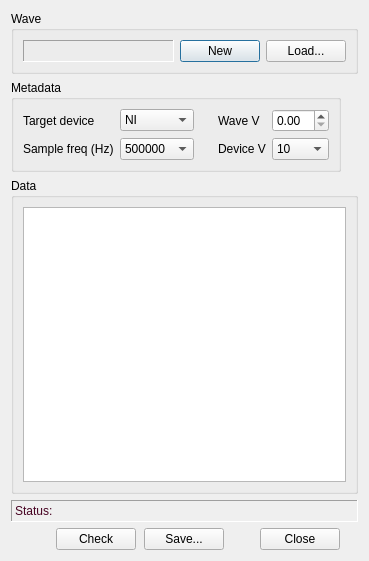
<?xml version="1.0" encoding="UTF-8"?>
<ui version="4.0">
 <class>WavePlanDialog</class>
 <widget class="QDialog" name="WavePlanDialog">
  <property name="windowModality">
   <enum>Qt::ApplicationModal</enum>
  </property>
  <property name="geometry">
   <rect>
    <x>0</x>
    <y>0</y>
    <width>369</width>
    <height>561</height>
   </rect>
  </property>
  <property name="minimumSize">
   <size>
    <width>0</width>
    <height>0</height>
   </size>
  </property>
  <property name="windowTitle">
   <string>Wave Planner</string>
  </property>
  <property name="modal">
   <bool>true</bool>
  </property>
  <layout class="QGridLayout" name="gridLayout_4">
   <item row="0" column="0" colspan="2">
    <widget class="QGroupBox" name="groupBox_2">
     <property name="title">
      <string>Wave</string>
     </property>
     <layout class="QGridLayout" name="gridLayout_2">
      <item row="0" column="1">
       <widget class="QPushButton" name="newBut">
        <property name="sizePolicy">
         <sizepolicy hsizetype="Preferred" vsizetype="Fixed">
          <horstretch>0</horstretch>
          <verstretch>0</verstretch>
         </sizepolicy>
        </property>
        <property name="text">
         <string>New</string>
        </property>
       </widget>
      </item>
      <item row="0" column="0">
       <widget class="QLabel" name="waveLbl">
        <property name="enabled">
         <bool>true</bool>
        </property>
        <property name="sizePolicy">
         <sizepolicy hsizetype="Expanding" vsizetype="Fixed">
          <horstretch>1</horstretch>
          <verstretch>0</verstretch>
         </sizepolicy>
        </property>
        <property name="minimumSize">
         <size>
          <width>0</width>
          <height>22</height>
         </size>
        </property>
        <property name="palette">
         <palette>
          <active>
           <colorrole role="WindowText">
            <brush brushstyle="SolidPattern">
             <color alpha="255">
              <red>71</red>
              <green>3</green>
              <blue>34</blue>
             </color>
            </brush>
           </colorrole>
          </active>
          <inactive>
           <colorrole role="WindowText">
            <brush brushstyle="SolidPattern">
             <color alpha="255">
              <red>71</red>
              <green>3</green>
              <blue>34</blue>
             </color>
            </brush>
           </colorrole>
          </inactive>
          <disabled>
           <colorrole role="WindowText">
            <brush brushstyle="SolidPattern">
             <color alpha="255">
              <red>106</red>
              <green>104</green>
              <blue>100</blue>
             </color>
            </brush>
           </colorrole>
          </disabled>
         </palette>
        </property>
        <property name="frameShape">
         <enum>QFrame::Panel</enum>
        </property>
        <property name="frameShadow">
         <enum>QFrame::Sunken</enum>
        </property>
        <property name="lineWidth">
         <number>1</number>
        </property>
        <property name="text">
         <string/>
        </property>
       </widget>
      </item>
      <item row="0" column="2">
       <widget class="QPushButton" name="loadBut">
        <property name="sizePolicy">
         <sizepolicy hsizetype="Preferred" vsizetype="Fixed">
          <horstretch>0</horstretch>
          <verstretch>0</verstretch>
         </sizepolicy>
        </property>
        <property name="text">
         <string>Load...</string>
        </property>
       </widget>
      </item>
     </layout>
    </widget>
   </item>
   <item row="1" column="0">
    <widget class="QGroupBox" name="mainGB">
     <property name="title">
      <string>Metadata</string>
     </property>
     <layout class="QGridLayout" name="gridLayout">
      <item row="1" column="4">
       <widget class="QComboBox" name="devVCB">
        <item>
         <property name="text">
          <string>10</string>
         </property>
        </item>
        <item>
         <property name="text">
          <string>5</string>
         </property>
        </item>
        <item>
         <property name="text">
          <string>2</string>
         </property>
        </item>
       </widget>
      </item>
      <item row="0" column="0">
       <widget class="QLabel" name="label">
        <property name="text">
         <string>Target device</string>
        </property>
       </widget>
      </item>
      <item row="0" column="4">
       <widget class="QDoubleSpinBox" name="waveVSB">
        <property name="maximum">
         <double>10.000000000000000</double>
        </property>
        <property name="singleStep">
         <double>0.100000000000000</double>
        </property>
       </widget>
      </item>
      <item row="0" column="2">
       <spacer name="horizontalSpacer">
        <property name="orientation">
         <enum>Qt::Horizontal</enum>
        </property>
        <property name="sizeHint" stdset="0">
         <size>
          <width>40</width>
          <height>20</height>
         </size>
        </property>
       </spacer>
      </item>
      <item row="1" column="3">
       <widget class="QLabel" name="label_4">
        <property name="text">
         <string>Device V</string>
        </property>
       </widget>
      </item>
      <item row="1" column="1">
       <widget class="QComboBox" name="freqCB">
        <property name="maxVisibleItems">
         <number>15</number>
        </property>
        <item>
         <property name="text">
          <string>500000</string>
         </property>
        </item>
        <item>
         <property name="text">
          <string>400000</string>
         </property>
        </item>
        <item>
         <property name="text">
          <string>333333</string>
         </property>
        </item>
        <item>
         <property name="text">
          <string>250000</string>
         </property>
        </item>
        <item>
         <property name="text">
          <string>200000</string>
         </property>
        </item>
        <item>
         <property name="text">
          <string>166667</string>
         </property>
        </item>
        <item>
         <property name="text">
          <string>133333</string>
         </property>
        </item>
        <item>
         <property name="text">
          <string>125000</string>
         </property>
        </item>
        <item>
         <property name="text">
          <string>100000</string>
         </property>
        </item>
        <item>
         <property name="text">
          <string>66676</string>
         </property>
        </item>
        <item>
         <property name="text">
          <string>50000</string>
         </property>
        </item>
        <item>
         <property name="text">
          <string>33333</string>
         </property>
        </item>
        <item>
         <property name="text">
          <string>25000</string>
         </property>
        </item>
        <item>
         <property name="text">
          <string>10000</string>
         </property>
        </item>
       </widget>
      </item>
      <item row="1" column="0">
       <widget class="QLabel" name="label_2">
        <property name="text">
         <string>Sample freq (Hz)</string>
        </property>
       </widget>
      </item>
      <item row="0" column="3">
       <widget class="QLabel" name="label_3">
        <property name="text">
         <string>Wave V</string>
        </property>
       </widget>
      </item>
      <item row="0" column="1">
       <widget class="QComboBox" name="devCB">
        <item>
         <property name="text">
          <string>NI</string>
         </property>
        </item>
        <item>
         <property name="text">
          <string>OneBox</string>
         </property>
        </item>
       </widget>
      </item>
     </layout>
    </widget>
   </item>
   <item row="1" column="1">
    <spacer name="horizontalSpacer_4">
     <property name="orientation">
      <enum>Qt::Horizontal</enum>
     </property>
     <property name="sizeHint" stdset="0">
      <size>
       <width>32</width>
       <height>20</height>
      </size>
     </property>
    </spacer>
   </item>
   <item row="2" column="0" colspan="2">
    <widget class="QGroupBox" name="groupBox">
     <property name="title">
      <string>Data</string>
     </property>
     <layout class="QGridLayout" name="gridLayout_3">
      <item row="0" column="0">
       <widget class="QPlainTextEdit" name="dataTE"/>
      </item>
     </layout>
    </widget>
   </item>
   <item row="4" column="0" colspan="2">
    <layout class="QHBoxLayout" name="horizontalLayout_2">
     <property name="spacing">
      <number>8</number>
     </property>
     <property name="leftMargin">
      <number>18</number>
     </property>
     <property name="rightMargin">
      <number>18</number>
     </property>
     <item>
      <spacer name="horizontalSpacer_3">
       <property name="orientation">
        <enum>Qt::Horizontal</enum>
       </property>
       <property name="sizeType">
        <enum>QSizePolicy::Expanding</enum>
       </property>
       <property name="sizeHint" stdset="0">
        <size>
         <width>40</width>
         <height>20</height>
        </size>
       </property>
      </spacer>
     </item>
     <item>
      <widget class="QPushButton" name="checkBut">
       <property name="sizePolicy">
        <sizepolicy hsizetype="Preferred" vsizetype="Fixed">
         <horstretch>0</horstretch>
         <verstretch>0</verstretch>
        </sizepolicy>
       </property>
       <property name="text">
        <string>Check</string>
       </property>
      </widget>
     </item>
     <item>
      <widget class="QPushButton" name="saveBut">
       <property name="sizePolicy">
        <sizepolicy hsizetype="Preferred" vsizetype="Fixed">
         <horstretch>0</horstretch>
         <verstretch>0</verstretch>
        </sizepolicy>
       </property>
       <property name="text">
        <string>Save...</string>
       </property>
      </widget>
     </item>
     <item>
      <spacer name="horizontalSpacer_2">
       <property name="orientation">
        <enum>Qt::Horizontal</enum>
       </property>
       <property name="sizeType">
        <enum>QSizePolicy::Expanding</enum>
       </property>
       <property name="sizeHint" stdset="0">
        <size>
         <width>40</width>
         <height>20</height>
        </size>
       </property>
      </spacer>
     </item>
     <item>
      <widget class="QDialogButtonBox" name="buttonBox">
       <property name="sizePolicy">
        <sizepolicy hsizetype="Preferred" vsizetype="Fixed">
         <horstretch>0</horstretch>
         <verstretch>0</verstretch>
        </sizepolicy>
       </property>
       <property name="focusPolicy">
        <enum>Qt::StrongFocus</enum>
       </property>
       <property name="orientation">
        <enum>Qt::Horizontal</enum>
       </property>
       <property name="standardButtons">
        <set>QDialogButtonBox::Close</set>
       </property>
      </widget>
     </item>
    </layout>
   </item>
   <item row="3" column="0" colspan="2">
    <widget class="QLabel" name="statusLbl">
     <property name="enabled">
      <bool>true</bool>
     </property>
     <property name="sizePolicy">
      <sizepolicy hsizetype="Expanding" vsizetype="Fixed">
       <horstretch>0</horstretch>
       <verstretch>0</verstretch>
      </sizepolicy>
     </property>
     <property name="minimumSize">
      <size>
       <width>0</width>
       <height>22</height>
      </size>
     </property>
     <property name="palette">
      <palette>
       <active>
        <colorrole role="WindowText">
         <brush brushstyle="SolidPattern">
          <color alpha="255">
           <red>71</red>
           <green>3</green>
           <blue>34</blue>
          </color>
         </brush>
        </colorrole>
       </active>
       <inactive>
        <colorrole role="WindowText">
         <brush brushstyle="SolidPattern">
          <color alpha="255">
           <red>71</red>
           <green>3</green>
           <blue>34</blue>
          </color>
         </brush>
        </colorrole>
       </inactive>
       <disabled>
        <colorrole role="WindowText">
         <brush brushstyle="SolidPattern">
          <color alpha="255">
           <red>106</red>
           <green>104</green>
           <blue>100</blue>
          </color>
         </brush>
        </colorrole>
       </disabled>
      </palette>
     </property>
     <property name="frameShape">
      <enum>QFrame::Panel</enum>
     </property>
     <property name="frameShadow">
      <enum>QFrame::Sunken</enum>
     </property>
     <property name="lineWidth">
      <number>1</number>
     </property>
     <property name="text">
      <string>Status:</string>
     </property>
    </widget>
   </item>
  </layout>
 </widget>
 <tabstops>
  <tabstop>buttonBox</tabstop>
  <tabstop>newBut</tabstop>
  <tabstop>loadBut</tabstop>
  <tabstop>devCB</tabstop>
  <tabstop>freqCB</tabstop>
  <tabstop>waveVSB</tabstop>
  <tabstop>devVCB</tabstop>
  <tabstop>checkBut</tabstop>
  <tabstop>saveBut</tabstop>
  <tabstop>dataTE</tabstop>
 </tabstops>
 <resources/>
 <connections/>
</ui>
